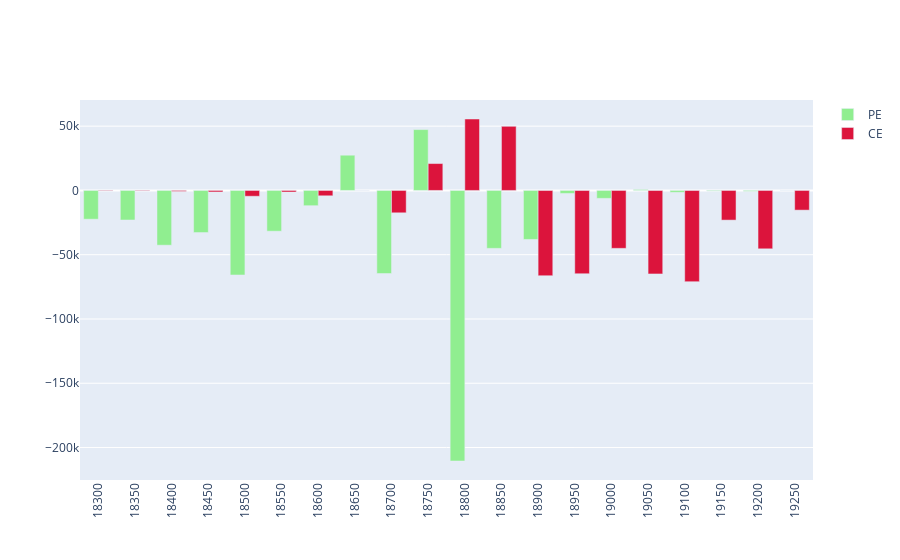
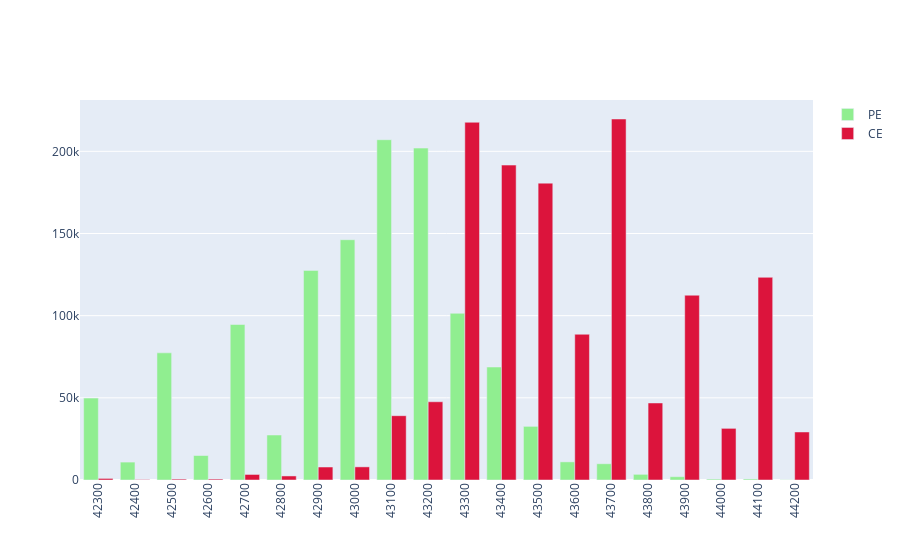

The notebook cell these images were saved under, in order:
### Code cell
fig3 = go.Figure(data=[
go.Bar(name='PE', x=stk_list_nf, y=nf_oi_chg_pe,marker_color='lightgreen'),
go.Bar(name='CE', x=stk_list_nf, y=nf_oi_chg_ce,marker_color='crimson')
])

fig4 = go.Figure(data=[
    go.Bar(name='PE', x=stk_list_bnf, y=pe_oi_list_nf,marker_color='lightgreen'),
    go.Bar(name='CE', x=stk_list_bnf, y=ce_oi_list_nf,marker_color='crimson')
])
    # Change the bar mode
fig3.update_layout(barmode='group',xaxis_tickangle=-90,xaxis_tickformat="2",height=600)
fig3.update_xaxes(showticklabels = True, type = 'category')
fig3.show()

fig4.update_layout(barmode='group',xaxis_tickangle=-90,xaxis_tickformat="2")
fig4.update_xaxes(showticklabels = True, type = 'category')
fig4.show()

### Figure 1 — Plotly figure (JSON) as saved in the notebook; plotly's stock layout.template omitted (floating-point values rounded to 4 significant figures)
{"data": [{"marker": {"color": "lightgreen"}, "name": "PE", "type": "bar", "x": [18300, 18350, 18400, 18450, 18500, 18550, 18600, 18650, 18700, 18750, 18800, 18850, 18900, 18950, 19000, 19050, 19100, 19150, 19200, 19250], "y": [-22386, -22988, -42607, -32751, -65765, -31719, -11861, 27404, -64650, 47334, -210485, -45057, -38125, -2329, -6176, 735, -1459, -484, -657, 16]}, {"marker": {"color": "crimson"}, "name": "CE", "type": "bar", "x": [18300, 18350, 18400, 18450, 18500, 18550, 18600, 18650, 18700, 18750, 18800, 18850, 18900, 18950, 19000, 19050, 19100, 19150, 19200, 19250], "y": [-360, -381, -759, -1181, -4521, -1214, -4173, 28, -17408, 20923, 55574, 49851, -66360, -64817, -45051, -64947, -70978, -23086, -45422, -15322]}], "layout": {"autosize": true, "barmode": "group", "xaxis": {"autorange": true, "range": [-0.5, 19.5], "showticklabels": true, "tickangle": -90, "tickformat": "2", "type": "category"}, "yaxis": {"autorange": true, "range": [-225300.0, 70360.0], "type": "linear"}}}

### Figure 2 — Plotly figure (JSON) as saved in the notebook; plotly's stock layout.template omitted (floating-point values rounded to 4 significant figures)
{"data": [{"marker": {"color": "lightgreen"}, "name": "PE", "type": "bar", "x": [42300, 42400, 42500, 42600, 42700, 42800, 42900, 43000, 43100, 43200, 43300, 43400, 43500, 43600, 43700, 43800, 43900, 44000, 44100, 44200, 44300, 44400, 44500, 44600, 44700, 44800, 44900, 45000, 45100, 45200, 45300], "y": [49842, 10899, 77359, 14901, 94626, 27374, 127529, 146214, 207057, 201974, 101434, 68754, 32636, 11034, 9888, 3444, 1999, 563, 634, 130]}, {"marker": {"color": "crimson"}, "name": "CE", "type": "bar", "x": [42300, 42400, 42500, 42600, 42700, 42800, 42900, 43000, 43100, 43200, 43300, 43400, 43500, 43600, 43700, 43800, 43900, 44000, 44100, 44200, 44300, 44400, 44500, 44600, 44700, 44800, 44900, 45000, 45100, 45200, 45300], "y": [958, 250, 547, 563, 3372, 2457, 7900, 7988, 39127, 47613, 217681, 191627, 180641, 88689, 219672, 46870, 112446, 31425, 123336, 29221]}], "layout": {"autosize": true, "barmode": "group", "xaxis": {"autorange": true, "range": [-0.5, 19.5], "showticklabels": true, "tickangle": -90, "tickformat": "2", "type": "category"}, "yaxis": {"autorange": true, "range": [0, 231200.0], "type": "linear"}}}
